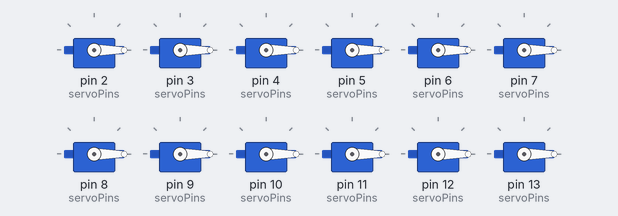
This sketch was run on a simulated Arduino Uno, built with avr-gcc and run on an emulated ATmega328P. On the bench: 12 × servo.

Above: at 0.05 s.
At 1.65 s:
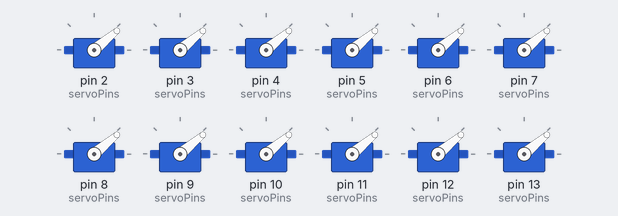
At 3.25 s:
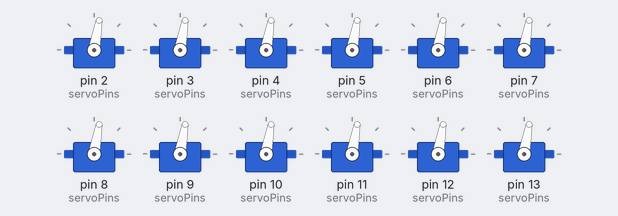
At 6.5 s:
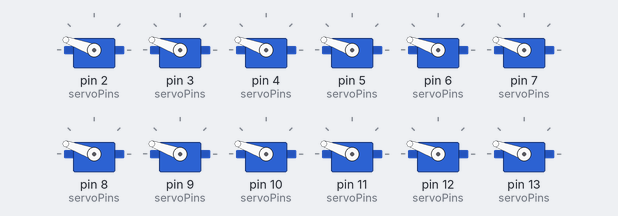
At 9.75 s:
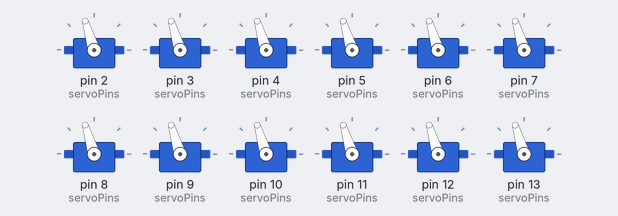
At 13.0 s:
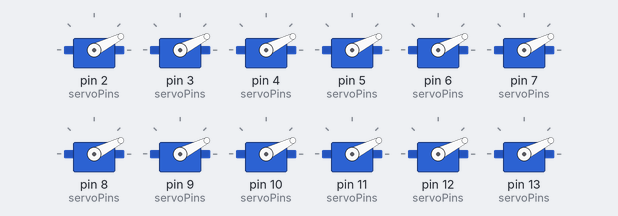
Timing chart, 0 to 17.6 s (numbered marks = the images above):
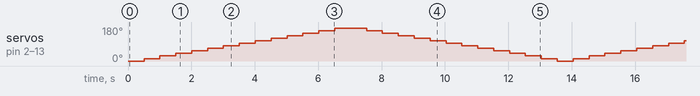

The sketch:

test_servos.ino
```cpp
#include <ServoControl.h>
#define NUMBER_OF_SERVOS 12

uint8_t servoPins[] = {2, 3, 4, 5, 6, 7, 8, 9, 10, 11, 12, 13};
uint16_t servoPosMax[] = {270, 270, 270, 270, 270, 270, 270, 270, 270, 270, 270, 270};
uint16_t servoPosMin[] = {0, 0, 0, 0, 0, 0, 0, 0, 0, 0, 0, 0};
uint16_t servoPosSafeStart[] = {10, 10, 10, 10, 10, 10, 10, 10, 10, 10, 10, 10};
uint16_t servoPos[] = {10, 10, 10, 10, 10, 10, 10, 10, 10, 10, 10, 10};
uint16_t servoMicrosMin[] = {500, 580, 485, 500, 640, 550, 530, 490, 510, 495, 570, 560};
uint16_t servoMicrosMax[] = {2410, 2500, 2460, 2590, 2550, 2475, 2500, 2500, 2470, 2500, 2500, 2490};

ServoControl servos;

void setup()
{
    servos.init(NUMBER_OF_SERVOS, servoPins, servoPosMax, servoPosMin, servoPosSafeStart, servoMicrosMin, servoMicrosMax);
}

void loop()
{
    int pos;
    for (int i = 0; i < 540; i += 20)
    {
        if (i <= 270)
            pos = i;
        else
            pos = 540 - i;

        for (int j = 0; j < NUMBER_OF_SERVOS; j++)
            servoPos[j] = pos;

        servos.setAllServos(servoPos);
        delay(500);
    }
}
```
